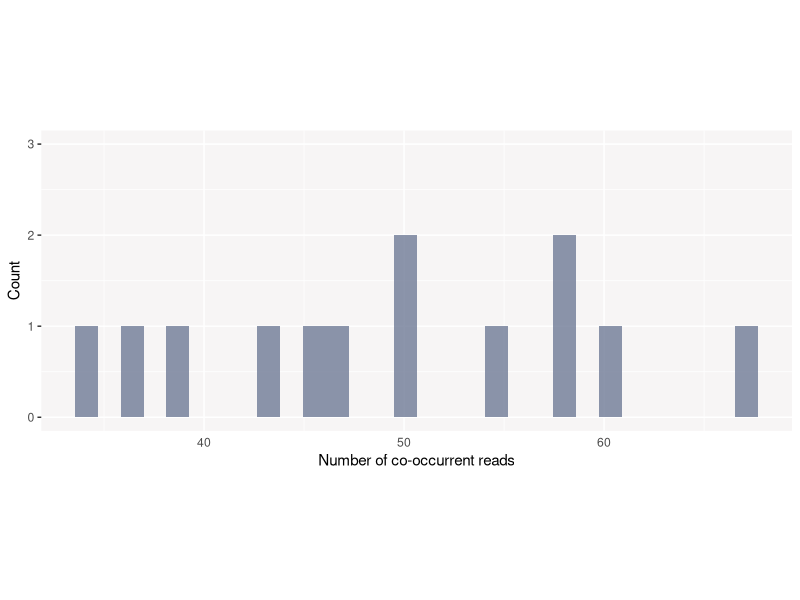

Write the R code that produced this figure.
# Script to get number of friends co-occurring within a certain time window


# Packages
  library(dplyr)
  library(tidyr)
  library(tibble)
  library(lubridate)
  library(ggplot2)
  library(readr)
  library(data.table)
  library(patchwork)
  library(stringr)


## 1. DATA IMPORT AND MANIPULATION
# Import data
  df <- read_delim("20201008.CSV", ";", escape_double = FALSE, trim_ws = TRUE)


# Naming my columns
  names(df) <- c( "Identifier", "Date", "Time",
                  "Unit.number", "Antenna.number", "Transponder.type",
                  "Transponder.code", "Weight", "Input.status",
                  "Output.status", "Event", "GPS.coordinates")


# Defining my variables
  df$Identifier <- as.integer(df$Identifier)
  df$Time <- as.character(df$Time) # this needs to be changed while reading the file
  df$Unit.number <- as.integer(df$Unit.number)
  df$Transponder.code <- as.character(df$Transponder.code)
  df$Actual_time <- dmy_hms(paste(df$Date,df$Time,sep=" "))

# I make a new df with a subset of the variables of interest here
  new_dataset<-subset(df, select=c(Actual_time, Unit.number, Transponder.code))
  names(new_dataset) <- c("time", "antenna", "id")
  new_dataset <- new_dataset  %>% distinct()

# A list of dataframe. Each dataframe corresponds to one antenna.
  df_list_ant <- split(new_dataset, f = new_dataset$antenna)



## 2. OBTAIN FRIENDS CO-OCCURRING WITHIN A CERTAIN TIME WINDOW
# I define my objects
  time.window <- 2 # Time window in seconds
  nb.antennas <- length(df_list_ant) # Number of antennas considered
  individuals <- unique(new_dataset$id) # A character vector containing all the recorded invididuals
  nb.individuals <- length(individuals) # Number of individuals

# Define the lists and vectors used in the loops below
    focal <- list()
    list_co_occurrences <- list()
    co_occurrences_per_ind <- list()
    nb.occ <- numeric()
    nb.ind <- numeric()
    nb.ind.list <- list()
    Shoaling.dfs <- list()


  
 
  # 1. here, for every individual, I will select the *accompanied reads*, i.e. the focal individual is read
  # simultaneously than at least one other conspecific at a certain antenna. By simultaneously, I mean within
  # a certain time-window, defined above (e.g., 2 sec).
  
  
  # Function n°1
  # Input1 = All the reads at one antenna (data frame)
  # Input2 = The reads of one focal individuals at the same antenna (data frame)
  # Output = All the accompanied reads for the focal individual (data frame)
  reads_ind_ant <- function(antenna, focal){
    
    # If individuals have been read by an antenna, run the loop below
    
    for (i in 1:nrow(antenna)){      # Time window loop
      if (nrow(focal != 0)){
        
        antenna <- subset(antenna, id != focal$id[1])
        
        # A list. Each df corresponds to the friends reads for a single read of the focal individuals
        list_co_occurrences[[i]] <- focal[abs(difftime(antenna$time[i], focal$time, units = "s")) <= time.window, ]
        
      }} # End of time window loop and 'if'
    
    
    # I obtain a dataframe with all the reads that occurred in presence of at least one conspecific
    co_occurrences_per_ind <- bind_rows(list_co_occurrences)
    
    # Remove the repeats.
    co_occurrences_per_ind <- co_occurrences_per_ind  %>% distinct()
    
    co_occurrences_per_ind <- na.omit(co_occurrences_per_ind)
    
    return(co_occurrences_per_ind)}
  
  # Example to run the function n°1:
  #reads_ind_ant(df_list_ant[[2]], subset(df_list_ant[[2]], id =="0007A383F0"))
  
  
  
  
  
  
  # Function n°2
  # Input = All the reads at one antenna (data frame), as for function n°1.
  # Output = All accompanied reads from all individuals at the antenna (data frame).
  reads_ant <- function(antenna.df){
    # Define my list
    list <- list()
    # For every individual read at the focal antenna...
    for(i in 1:length(unique(antenna.df$id))){
      # ... I subset all accompanied reads (output of function n°1). Here, each dataframe = accompanied reads for one individual.
      list[[i]] <- reads_ind_ant(antenna.df, subset(antenna.df, id == unique(antenna.df$id)[i]))
      
    }
    # From the list above, I make one dataframe containing all the accompanied reads from all individuals.
    list <- bind_rows(list)
    return(list)
  }
  
  # Example to run the function n°2:
  # a <- reads_ant(df_list_ant[[1]])
  
  
  
  # Function n°3. 
  # Input = A list of dataframes, where each dataframe contains all the reads for one antenna.
  # Output = A list of dataframes, where each dataframe contains all the accompanied reads for an individual.
  reads <- function(antenna){
    # Define my list
    list2 <- list()
    # For every antenna...
    for(i in 1:nb.antennas){
    # ... I wish to get the accompanied reads (output of my function n°2). I end up with a list of data frames
    # where each dataframe corresponds to one antenna.
        list2[[i]] <- reads_ant(antenna[[i]])
    }
    # I actually want to separate my data based on individual identity, and not based on antenna.
    list2 <- bind_rows(list2)
    list2 <- split(list2, f = list2$id)
    
    return(list2)
  }
  
  
  df2 <- reads(df_list_ant)



  
  
  
  # 2. OLD APPROACH. The code below is (i) confusing, (ii) probably useless.
  

  
  for (x in 1:nb.antennas){                      # Antenna loop
    
    for (a in 1:nb.individuals){                 # Individuals loop
      
      # Each df = reads of one ind. at one antenna
      focal[[a]] <- subset(df_list_ant[[x]], id == individuals[a])
      # If individuals have been read by an antenna, run the loop below
      if (nrow(focal[[a]] != 0)){
        for (i in 1:nrow(focal[[a]])){             # Time window loop
          
          
          # A list. Each df corresponds to the friends reads for a single read of the focal individuals
          list_co_occurrences[[i]] <- subset(df_list_ant[[x]],
                                             abs(difftime(df_list_ant[[x]]$time, focal[[a]]$time[i], units = "s")) <= time.window)
          
          
          # I remove the reads from the focal individual
          list_co_occurrences[[i]] <- subset(list_co_occurrences[[i]], id != individuals[a])
        }} # End of time window loop and 'if'
      
      
      
      # I obtain a dataframe with all the friends reads
      co_occurrences_per_ind[[a]] <- bind_rows(list_co_occurrences)
      
      # Remove the repeats. I end up with a list. Each df contains all the friends reads for a focal ind, within the time window
      co_occurrences_per_ind[[a]] <- co_occurrences_per_ind[[a]]  %>% distinct()
      
      
      # I want to know the number of _ friends reads_ per focal individual (regardless of identity of friend)
      nb.occ[a] <- c(nrow(co_occurrences_per_ind[[a]]))
      
    } # end of individuals loop
    
    # Number of friends reads per individual for each antenna
    Shoaling.dfs[[x]] <- data.frame(nb.occ, individuals, df_list_ant[[x]]$antenna[1])
    
  } # end of antenna loop
  
  # I bind the rows of the list.
  Shoaling.df <- bind_rows(Shoaling.dfs)
  
  # Rename column 3
  names(Shoaling.df)[3] <- "antenna"
  
  # Spread the table horizontally. Each column for one antenna
  Shoaling.df <- spread(Shoaling.df, antenna, nb.occ)
  
  # I create my sociality index
  Shoaling.df$tot <- rowSums(Shoaling.df[,-1])
  
  
  ggplot(data=Shoaling.df, aes(tot)) +
    geom_histogram(
      aes(),
      fill="#6f7b96",
      alpha = .8) +
    labs(x="Number of co-occurrent reads", y="Count") +
    theme(axis.ticks.x = element_blank(),
          panel.background = element_rect(fill = "#f7f5f5"),
          aspect.ratio = .4) +
    ylim(0, 3)
  
  
  
  